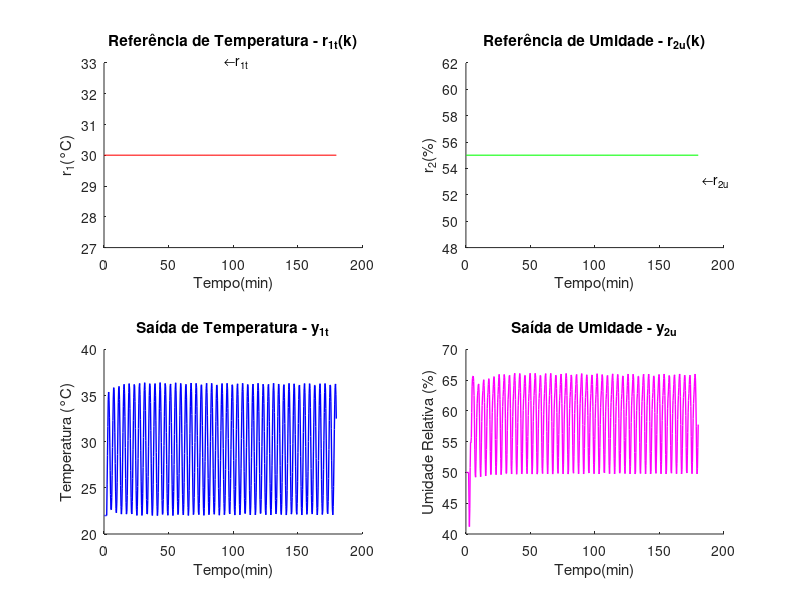

Source code (MATLAB):
% --SCRIPT - IMPLEMENTAR PATAMARES EM SISTEMA TITO --
clear; clc; %close all;

qtde_amostras = 600;
T_amostra = 18;


%% INICIALIZAÇÕES
u_2u = zeros(1, qtde_amostras);
y_11t = zeros(1, qtde_amostras);
y_12u = zeros(1, qtde_amostras);
y_21t = zeros(1, qtde_amostras);
y_22u = zeros(1, qtde_amostras);
y_1t = zeros(1, qtde_amostras);
y_2u = zeros(1, qtde_amostras);
erro1 = zeros(1, qtde_amostras);
erro2 = zeros(1, qtde_amostras);
tempo = zeros(1, qtde_amostras);
r_1t = zeros(1, qtde_amostras);
r_2u = zeros(1, qtde_amostras);

y_1t_inicial = 22; % Condição inicial da saída de temperatura
y_2u_inicial = 50;
% Este loop inicializa as variáveis para os primeiros 7 pontos de tempo.
% As condições iniciais de 20°C e 17.3% são definidas aqui para ENTRADAS E SAÍDAS.
for k = 1:7
    % As entradas são os setpoints de referência.
    r_1t(k) = 30;
    r_2u(k) = 55;
    % As saídas do sistema inicializadas com os mesmos
    % valores das entradas para simular as condições iniciais.
    y_1t(k) = y_1t_inicial;
    y_2u(k) = y_2u_inicial;
    
    % Inicialização do vetor de tempo e erro. Com a saída = entrada,
    % o erro inicial é zero, como esperado para um estado de equilíbrio.
    tempo(k) = k*T_amostra;
    erro1(k) = r_1t(k) - y_1t(k);
    erro2(k) = r_2u(k) - y_2u(k);
end
r_1t(8:qtde_amostras) = 30; 
% r_1t((qtde_amostras/3+1):(2*qtde_amostras/3)) = 36; 
% r_1t((2*qtde_amostras/3+1):qtde_amostras) = 36;
r_2u(8:qtde_amostras) = 55; 
% r_2u((qtde_amostras/3+1):(2*qtde_amostras/3)) = 50;
% r_2u((2*qtde_amostras/3+1):qtde_amostras) = 55;
%% LOOPS PARA MALHA ABERTA E FECHADA
%variaveis da ft para testar a estabilidade
K_temp =4.46;
a11_1 = 0.08796*K_temp;
a11_2 = 0.00509*K_temp;
a21_1 = - 0.1294*K_temp;
a21_2 = - 0.007485*K_temp;
K_umid = 1;
a12_1 = -0.03556*K_umid;
a12_2 = -0.1718*K_umid;
a22_1 = 0.2455*K_umid;
a22_2 = 1.869*K_umid;
% Loop para avaliar as alteraçoes do valor de K

Kp_u = 0.3006;

Ki_u = 0.0067;

Kd_u = 3.3817;


g0 = Kp_u + ((Ki_u*T_amostra)/2) + (Kd_u/T_amostra);
g1 = ((Ki_u*T_amostra)/2) - Kp_u - ((2*Kd_u)/T_amostra);
g2 = Kd_u/T_amostra;
%malha fechada
for k = 8:qtde_amostras
    y_11t(k) = 0.9678 * y_11t(k-1) + a11_1 * erro1(k-4) + a11_2 * erro1(k-5);
    y_12u(k) = 0.9331 * y_12u(k-1) + a12_1 * u_2u(k-3) + a12_2 * u_2u(k-4);
    y_21t(k) = 0.9676 * y_21t(k-1) + a21_1 * erro1(k-6) + a21_2 * erro1(k-7);
    y_22u(k) = 0.9048 * y_22u(k-1) + a22_1 * u_2u(k-1) + a22_2 * u_2u(k-2);
    
    y_1t(k) = y_11t(k) + y_12u(k) + y_1t_inicial;
    y_2u(k) = y_21t(k) + y_22u(k) + y_2u_inicial;
    erro1(k) = r_1t(k) - y_1t(k);
    erro2(k) = r_2u(k) - y_2u(k);
    u_2u(k) = u_2u(k-1) + g0 * erro2(k) + g1 * erro2(k-1) + g2 * erro2(k-2);
    if u_2u(k) > 100
        u_2u(k) = 100;
    end
    if u_2u(k) < 0
        u_2u(k) = 0;
    end
    tempo(k)=k*T_amostra;

end

%% PLOTAGEM DE GRÁFICOS


%MALHA FECHADA 
figure(2)

% Primeiro subplot – Saída y_1
subplot(2,2,1) 
hold on
plot(tempo/60, r_1t,'r', 'LineWidth', 1)
ylabel('r_{1}(°C)');
xlabel('Tempo(min)');
title('Referência de Temperatura - r_{1t}(k)');
text((310*T_amostra/60),33,'\leftarrowr_{1t}');
hold off

%------------
subplot(2,2,2) 
hold on
plot(tempo/60, r_2u, 'g', 'LineWidth', 1)
ylabel('r_{2}(%)');
xlabel('Tempo(min)');
title('Referência de Umidade - r_{2u}(k)');
text((610*T_amostra/60),53,'\leftarrowr_{2u}');
hold off
%-------------------
subplot(2,2,3) 
hold on
plot(tempo/60, y_1t,'b', 'LineWidth', 1)
% plot(tempo/60, erro1,'g', 'LineWidth', 1)
ylabel('Temperatura (°C)');
xlabel('Tempo(min)');
% title('Saída e Erro de Temperatura - y_{1t} e e_{1t}');
title('Saída de Temperatura - y_{1t}');
% legend('y_{1t}','e_{1t}')
hold off
%-------------------
subplot(2,2,4)
hold on
plot(tempo/60, y_2u,'m', 'LineWidth', 1)
% plot(tempo/60, erro2,'g', 'LineWidth', 1)
% title('Saída e Erro de Umidade - y_{2u} e e_{2u}')
title('Saída de Umidade - y_{2u}')

ylabel('Umidade Relativa (%)');
xlabel('Tempo(min)');
% legend('y_{2u}','e_{2u}')

hold off
% %-------------------
% subplot(3,2,5) 
% hold on
% plot(tempo/60, erro1,'b', 'LineWidth', 1)
% ylabel('e_{1}(°C)');
% xlabel('Tempo(min)');
% title('Erro de Temperatura - e_{1t}');
% hold off
% %-------------------
% subplot(3,2,6)
% hold on
% plot(tempo/60, erro2,'y', 'LineWidth', 1)
% title('Erro de Umidade - e_{2u}')
% ylabel('e_{2}(%)');
% xlabel('Tempo(min)');
% hold off
